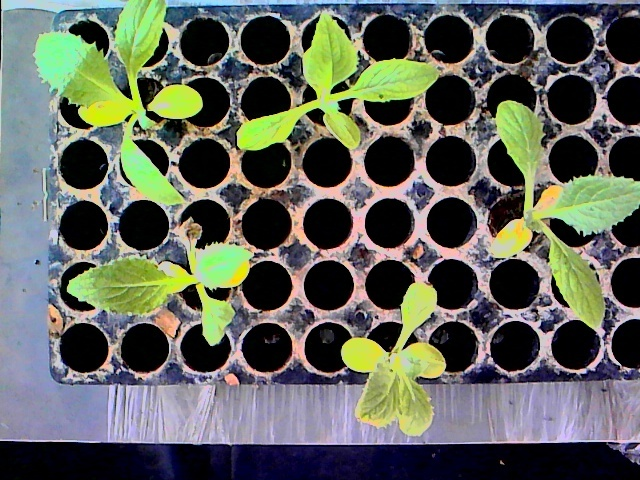
#> input picture database/class_a/a_1.jpeg, 640 x 480 px, found by its file name
$ python fourier_descriptors_and_signature.py
#> lines starting #> are read from the running program, lines starting #| are printed output that depends on the picture; after the words box and inside, x2 and y2 are one past the last pixel; in counts of white or black regions, pixels touching at a corner belong together
import cv2
import numpy as np
from numpy.fft import fft
import matplotlib.pyplot as plt

def calc_centroid_distance(contour):
    moments = cv2.moments(contour)
    c_row=moments["m01"]/moments["m00"]
    c_col=moments["m10"]/moments["m00"]
    contour_array = np.array(contour)
    contour_array = np.resize(contour_array,(-1,2))
    d_col = contour_array[:,0] - c_col
    d_row = contour_array[:,1] - c_row
    c_funct = np.sqrt(np.square(d_col) + np.square(d_row))
    return c_funct

def calc_fourier_descriptor(c_function):
    fourier_desc = []
    N = len(c_function)
    for u in range(N):
        sum = 0
        for k in range(N):
            sum = sum + c_function[k]*np.exp((-1j*2*np.pi*u*k)/N)
        fourier_desc.append(sum/N)
    return fourier_desc

def calc_fourier_descriptor2(c_function):
    fourier_desc = fft(c_function)
    return fourier_desc

def calc_normalized_fourier(contour):
    c_funct = calc_centroid_distance(contour)
    fourier_desc = calc_fourier_descriptor2(c_funct)
    normalized_descriptors = fourier_desc/fourier_desc[1]
    normalized_descriptors = np.abs(normalized_descriptors)
    return normalized_descriptors

def compare_fourier_descriptors(fourier1,fourier2,N=10):
    Fourier1 = fourier1[1:N+1]
    Fourier2 = fourier2[1:N+1]
    error = Fourier1 - Fourier2
    error_sq = np.square(error)
    rms_error = np.sqrt(np.sum(error_sq)/N)
    return rms_error


folder = "/home/amaranth/Desktop/TESIS/Tesis_paulo/database/class_a/"
image_name="a_1.jpeg"
img = cv2.imread(folder+image_name,1)
#> img is the input picture: shape (480, 640, 3); mean B, G, R 91.8, 101.2, 97
mask = cv2.imread(folder+image_name,0)
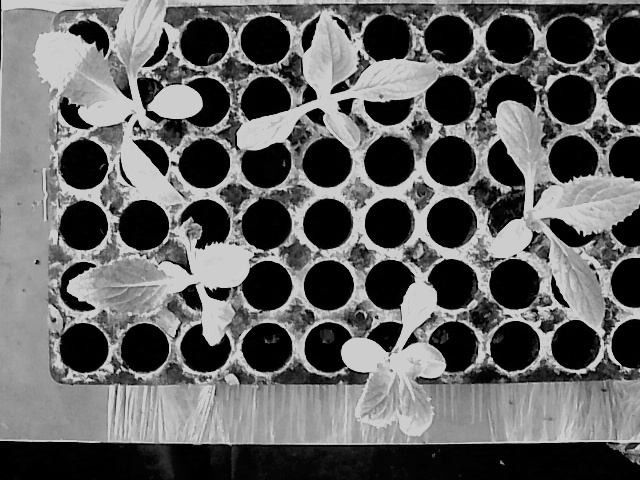
#> mask: shape (480, 640); min 0, max 214, mean 98.8

contours,hie = cv2.findContours(mask,cv2.RETR_LIST,cv2.CHAIN_APPROX_NONE)
#> contours = 5556 contours, 5395 with area under 20; largest, box (x1, y1, x2, y2) and area: (0, 0, 640, 480) 300768, (433, 262, 472, 306) 1070, (426, 141, 467, 184) 1014, (429, 205, 471, 244) 1012, (307, 269, 353, 308) 1011
img = cv2.drawContours(img,contours,-1,(0,0,255),3)
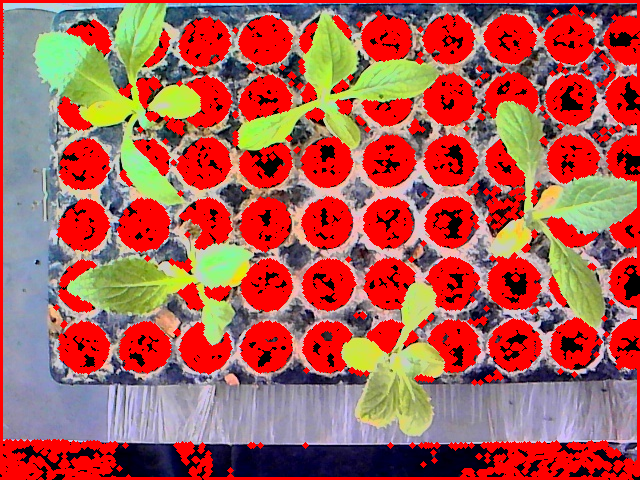
#> img: shape (480, 640, 3); mean B, G, R 83.2, 93, 172.7
# [6 lines of commented-out code are left out]
cv2.imshow("image",img)
cv2.waitKey(0)
cv2.destroyAllWindows()
